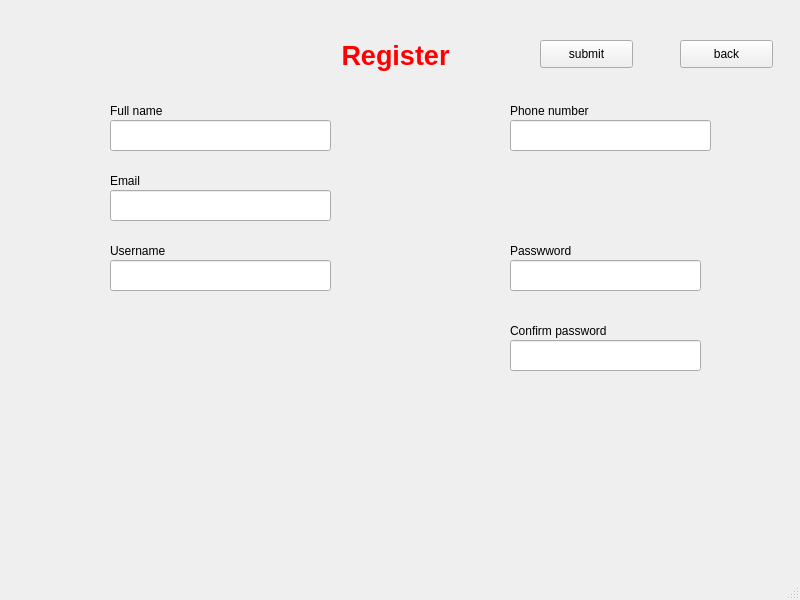
<?xml version="1.0" encoding="UTF-8"?>
<ui version="4.0">
 <class>MainWindow</class>
 <widget class="QMainWindow" name="MainWindow">
  <property name="geometry">
   <rect>
    <x>0</x>
    <y>0</y>
    <width>800</width>
    <height>600</height>
   </rect>
  </property>
  <property name="windowTitle">
   <string>MainWindow</string>
  </property>
  <property name="toolTip">
   <string>&lt;html&gt;&lt;head/&gt;&lt;body&gt;&lt;p&gt;&lt;br/&gt;&lt;/p&gt;&lt;/body&gt;&lt;/html&gt;</string>
  </property>
  <widget class="QWidget" name="centralwidget">
   <widget class="QLabel" name="label">
    <property name="geometry">
     <rect>
      <x>280</x>
      <y>0</y>
      <width>231</width>
      <height>111</height>
     </rect>
    </property>
    <property name="text">
     <string>&lt;html&gt;&lt;head/&gt;&lt;body&gt;&lt;p align=&quot;center&quot;&gt;&lt;span style=&quot; font-size:20pt; font-weight:600; color:#ff0000;&quot;&gt;Register&lt;/span&gt;&lt;/p&gt;&lt;/body&gt;&lt;/html&gt;</string>
    </property>
   </widget>
   <widget class="QLabel" name="label_2">
    <property name="geometry">
     <rect>
      <x>110</x>
      <y>240</y>
      <width>91</width>
      <height>21</height>
     </rect>
    </property>
    <property name="text">
     <string>Username</string>
    </property>
   </widget>
   <widget class="QLabel" name="label_3">
    <property name="geometry">
     <rect>
      <x>510</x>
      <y>240</y>
      <width>81</width>
      <height>21</height>
     </rect>
    </property>
    <property name="text">
     <string>Passwword</string>
    </property>
   </widget>
   <widget class="QLabel" name="label_4">
    <property name="geometry">
     <rect>
      <x>510</x>
      <y>320</y>
      <width>121</width>
      <height>21</height>
     </rect>
    </property>
    <property name="text">
     <string>Confirm password</string>
    </property>
   </widget>
   <widget class="QLabel" name="label_5">
    <property name="geometry">
     <rect>
      <x>110</x>
      <y>100</y>
      <width>71</width>
      <height>21</height>
     </rect>
    </property>
    <property name="text">
     <string>Full name</string>
    </property>
   </widget>
   <widget class="QLabel" name="label_6">
    <property name="geometry">
     <rect>
      <x>110</x>
      <y>170</y>
      <width>71</width>
      <height>21</height>
     </rect>
    </property>
    <property name="text">
     <string>Email</string>
    </property>
   </widget>
   <widget class="QLabel" name="label_7">
    <property name="geometry">
     <rect>
      <x>510</x>
      <y>100</y>
      <width>91</width>
      <height>21</height>
     </rect>
    </property>
    <property name="text">
     <string>Phone number</string>
    </property>
   </widget>
   <widget class="QLineEdit" name="fullname">
    <property name="geometry">
     <rect>
      <x>110</x>
      <y>120</y>
      <width>221</width>
      <height>31</height>
     </rect>
    </property>
   </widget>
   <widget class="QLineEdit" name="phone">
    <property name="geometry">
     <rect>
      <x>510</x>
      <y>120</y>
      <width>201</width>
      <height>31</height>
     </rect>
    </property>
   </widget>
   <widget class="QLineEdit" name="email">
    <property name="geometry">
     <rect>
      <x>110</x>
      <y>190</y>
      <width>221</width>
      <height>31</height>
     </rect>
    </property>
   </widget>
   <widget class="QLineEdit" name="username">
    <property name="geometry">
     <rect>
      <x>110</x>
      <y>260</y>
      <width>221</width>
      <height>31</height>
     </rect>
    </property>
   </widget>
   <widget class="QLineEdit" name="pasword">
    <property name="geometry">
     <rect>
      <x>510</x>
      <y>260</y>
      <width>191</width>
      <height>31</height>
     </rect>
    </property>
    <property name="contextMenuPolicy">
     <enum>Qt::NoContextMenu</enum>
    </property>
    <property name="echoMode">
     <enum>QLineEdit::Password</enum>
    </property>
    <property name="placeholderText">
     <string/>
    </property>
   </widget>
   <widget class="QLineEdit" name="passwordagain">
    <property name="geometry">
     <rect>
      <x>510</x>
      <y>340</y>
      <width>191</width>
      <height>31</height>
     </rect>
    </property>
    <property name="echoMode">
     <enum>QLineEdit::Password</enum>
    </property>
   </widget>
   <widget class="QPushButton" name="submit">
    <property name="geometry">
     <rect>
      <x>540</x>
      <y>40</y>
      <width>93</width>
      <height>28</height>
     </rect>
    </property>
    <property name="text">
     <string>submit</string>
    </property>
   </widget>
   <widget class="QPushButton" name="back">
    <property name="geometry">
     <rect>
      <x>680</x>
      <y>40</y>
      <width>93</width>
      <height>28</height>
     </rect>
    </property>
    <property name="text">
     <string>back</string>
    </property>
   </widget>
  </widget>
  <widget class="QStatusBar" name="statusbar"/>
 </widget>
 <resources/>
 <connections/>
</ui>
